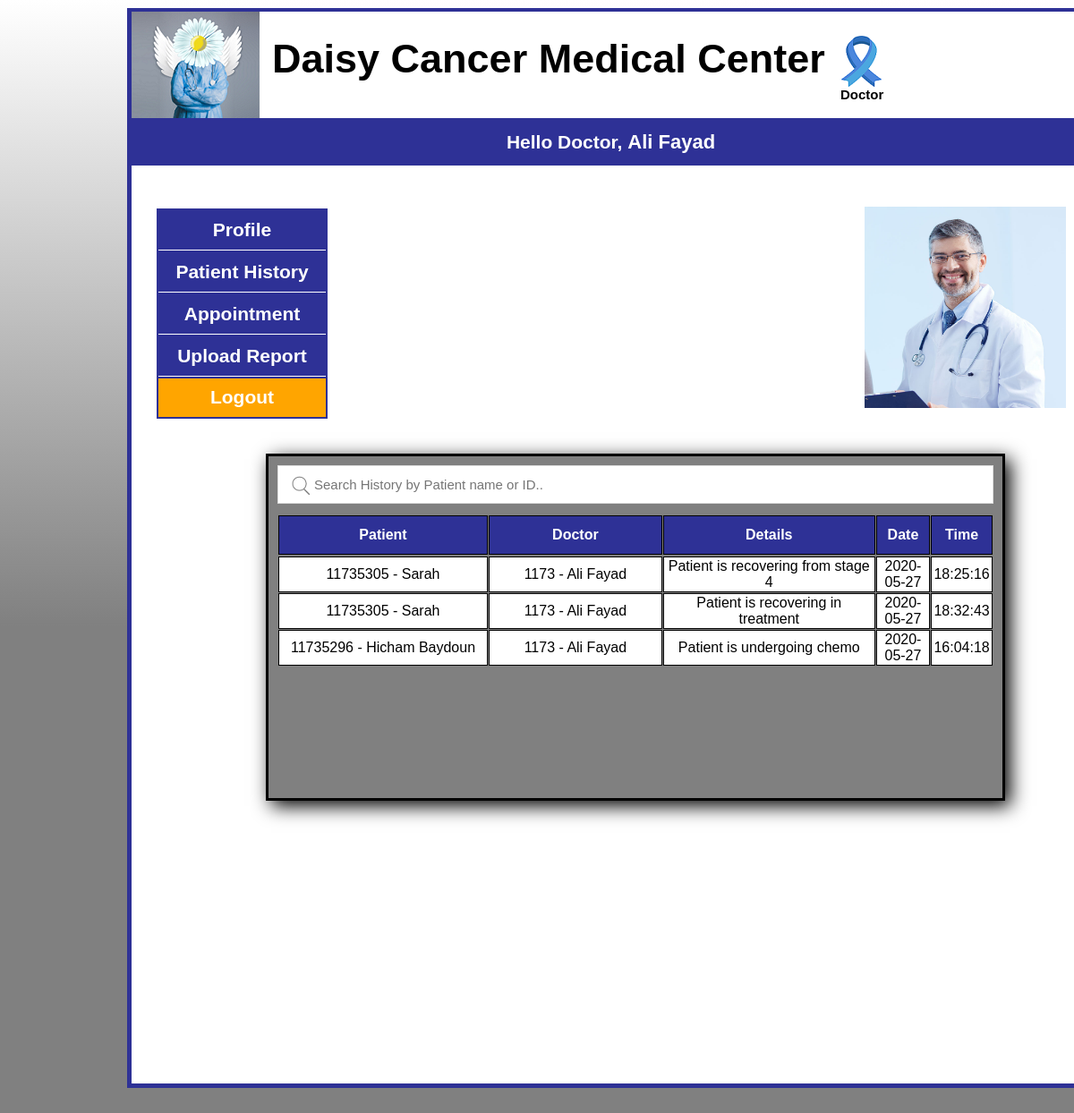
The app's page /Frontend/his_view.php (signed in) with its own data.
### tables this page shows
CREATE TABLE `doctor` (
  `doctorID` int(20) NOT NULL,
  `d_name` varchar(50) NOT NULL,
  `specialty` varchar(20) NOT NULL,
  `d_address` varchar(70) DEFAULT NULL,
  `d_phone` varchar(15) DEFAULT NULL,
  `d_email` varchar(20) NOT NULL,
  `d_gender` varchar(10) DEFAULT NULL,
  `d_password` varchar(15) DEFAULT NULL,
  `d_image` varchar(50) DEFAULT NULL
);

CREATE TABLE `patient_history` (
  `historyID` int(11) NOT NULL,
  `patientID` int(20) NOT NULL,
  `doctorID` int(20) NOT NULL,
  `details` varchar(255) DEFAULT NULL,
  `date` date DEFAULT NULL,
  `time` time DEFAULT NULL
);

CREATE TABLE `patient` (
  `patientID` int(20) NOT NULL,
  `p_name` varchar(50) NOT NULL,
  `p_age` float DEFAULT NULL,
  `p_gender` varchar(10) DEFAULT NULL,
  `p_address` varchar(70) DEFAULT NULL,
  `p_phone` varchar(15) DEFAULT NULL,
  `p_email` varchar(20) NOT NULL,
  `p_password` varchar(15) NOT NULL,
  `p_image` varchar(50) DEFAULT NULL
);

### Frontend/his_view.php (the view, shortened to what this page needs)
<html>
<head>
</head>
<body vlink="#FFFFFF">
	<div id="apDiv1">
		<?php include('doctor_header.php'); ?>
		<?php include('doctor_header2.php'); ?>
		<div id="apDiv17">
			<table width="800" height="39" border="0" cellpadding="1" cellspacing="1" id="myTable">
				<input type="text" id="myInput" onkeyup="myFunction()" placeholder="Search History by Patient name or ID.." title="Type in a name">
				<tr>
					<th width="300" height="44">Patient</th>
					<th width="250" height="44">Doctor</th>
					<th width="300" height="44">Details</th>
					<th width="63" height="44">Date</th>
					<th width="66" height="44">Time</th>
				</tr>
				<tr>
					<?php
					$uid = $_SESSION['id'];
					$querySelect1 = "select patient_history.patientID ,p_name, patient_history.doctorID,d_name, details, date, time from patient_history, doctor, patient where patient_history.doctorID='$uid' and patient.patientID = patient_history.patientID and doctor.doctorID = patient_history.doctorID";
					if (!($database = mysqli_connect("localhost", "root", "")))
						die("Could not connect to database </body></html>");
					if (!($result1 = mysqli_query($database, $querySelect1))) {
						print("<p>Could not execute query!</p>");
						die(mysqli_error() . "</body></html>");
					}
					while ($row1 = mysqli_fetch_row($result1)) {
						print "<tr height='39'>";
						print "<td>" . $row1[0] . " - " . $row1[1] . "</td>";
						print "<td>" . $row1[2] . " - " . $row1[3] . "</td>";
						print "<td>" . $row1[4] . "</td>";
						print "<td>" . $row1[5] . "</td>";
						print "<td>" . $row1[6] . "</td>";
						print "</tr>";
					}
					?>
				</tr>
			</table>
		</div>
	</div>
</body>
</html>

### Frontend/doctor_header.php (shortened to what this page needs)
<div id="apDiv2">
	<div id="apDiv4"></div>
	<div id="apDiv5">
		<div align="left">Daisy Cancer Medical Center <img src="Image/ribbon.png" align="top"></div>
		<div align="left" class="doctor">Doctor</div>
	</div>
</div>
<div id="apDiv6">
	<table width="1071" height="54" border="0">
		<tr>
			<td width="145">
				<div align="center" id="ap6"><a>Hello Doctor,
						<?php
						$uid = $_SESSION['id'];
						$querySelect = "select d_name from doctor where doctorID='$uid'";
						if (!($database = mysqli_connect("localhost", "root", "")))
							die("Could not connect to database </body></html>");
						if (!($result = mysqli_query($database, $querySelect))) {
							print("<p>Could not execute query!</p>");
							die(mysqli_error() . "</body></html>");
						}
						$row = mysqli_fetch_row($result);
						print "<font style='font-size:22px;'><strong>" . $row[0] . "</strong></font>";
						?>
					</a></div>
			</td>
		</tr>
	</table>
</div>

### Frontend/doctor_header2.php (shortened to what this page needs)
<html>
<head>
	<div id="apDiv12">
		<div id="apDiv15">
			<?php
			$uid = $_SESSION['id'];
			$querySelect = "select d_image from doctor where doctorID='$uid'";
			if (!($database = mysqli_connect("localhost", "root", "")))
				die("Could not connect to database </body></html>");
			if (!($result = mysqli_query($database, $querySelect))) {
				print("<p>Could not execute query!</p>");
				die(mysqli_error() . "</body></html>");
			}
			$row = mysqli_fetch_row($result);
			$img = $row[0];
			print "<img src='imge/";
			print $img;
			print "' height='225px' width='225px'>";
			?>
		</div>
		<div id="apDiv8">
			<table width="191" height="235" border="0">
				<tr>
					<td width="195">
						<div align="center"><a href="doctor_profile.php">Profile</a></div>
					</td>
				</tr>
				<tr>
					<td onMouseOver="show1()" onMouseOut="hide1()">
						<div align="center"><a href="#">Patient History</a></div>
					</td>
				</tr>
				<tr>
					<td onmouseover="show()" onMouseOut="hide()">
						<div align="center"><a href="#">Appointment</a></div>
					</td>
				</tr>
				<tr>
					<td>
						<div align="center"><a href="p_report.php">Upload Report</a></div>
					</td>
				</tr>
				<tr>
					<td class="logout">
						<div align="center"><a href="d_logout.php">Logout</a></div>
					</td>
				</tr>
			</table>
		</div>
	</div>

### Frontend/his_view.php (style rules this page uses)
#apDiv17 { position: absolute; width: 800px; height: 362px; z-index: 12; left: 150px; top: 493px; border: 3px solid black; background-color: gray; box-shadow: 6px 6px 20px rgba(0, 0, 0, 1); padding: 10px; }
#apDiv17 tr td { background-color: white; border: 1px solid black; text-align: center; }
#apDiv17 tr th { background-color: #2e3196; color: white; border: 1px solid black; }
#myInput { background-image: url('Image/search.png'); background-position: 10px 7px; background-repeat: no-repeat; width: 100%; font-size: 15px; padding: 12px 20px 12px 40px; border: 1px solid #ddd; margin-bottom: 12px; }

### Frontend/doctor_header.php (style rules this page uses)
body { height: 1400px; background-image: linear-gradient(white, grey, grey); font-family: Arial, Helvetica, sans-serif; margin: 0 auto; padding: 0px; }
#apDiv1 { position: absolute; width: 1070px; height: 1197px; z-index: 1; left: 142px; top: 9px; color: #CCC; background-color: white; border: 5px solid #2e3196; }
#apDiv2 { position: absolute; width: 1071px; height: 119px; z-index: 1; left: 0px; top: -1px; color: #D6D6D6; background-color: #FFFFFF; ; }
#apDiv4 { position: absolute; width: 151px; height: 120px; z-index: 2; background-image: url(Image/logo.png); background-repeat: no-repeat; }
#apDiv5 { position: absolute; width: 785px; height: 74px; z-index: 1; left: 157px; top: 27px; font-size: 45px; color: black; font-weight: bold; }
#apDiv6 { position: absolute; width: 1071px; height: 53px; z-index: 3; top: 118px; background-color: #2e3196; font-weight: bold; color: #FFF; left: 0px; }
a:link { text-decoration: none; color: white; font-weight: bold; font-size: 21px; }
a { text-decoration: none; color: white; font-weight: bold; font-size: 21px; }
#apDiv5 .doctor { position: absolute; font-size: 15px; left: 635px; }

### Frontend/doctor_header2.php (style rules this page uses)
#apDiv8 { position: absolute; width: 191px; height: 235px; left: 2px; top: 16px; background-color: #2e3196; }
#apDiv8 tr td { background-color: #2e3196; }
#apDiv12 { position: absolute; width: 1019px; height: 891px; z-index: 10; left: 26px; top: 203px; }
#apDiv15 { position: absolute; width: 225px; height: 225px; z-index: 5; left: 793px; top: 14px; }
#apDiv8 td { border-bottom: 1px solid white; }
#apDiv8 .logout { border-bottom: 0px solid white; background-color: orange; }

### records on screen
doctor: d_name "Ali Fayad", d_image (picture)
patient_history: patientID "11735305", patientID.p_name "Sarah", doctorID "1173", doctorID.d_name "Ali Fayad", details "Patient is recovering from stage 4", date "2020-05-27", time "18:25:16"
patient_history: patientID "11735305", patientID.p_name "Sarah", doctorID "1173", doctorID.d_name "Ali Fayad", details "Patient is recovering in treatment", date "2020-05-27", time "18:32:43"
patient_history: patientID "11735296", patientID.p_name "Hicham Baydoun", doctorID "1173", doctorID.d_name "Ali Fayad", details "Patient is undergoing chemo", date "2020-05-27", time "16:04:18"
